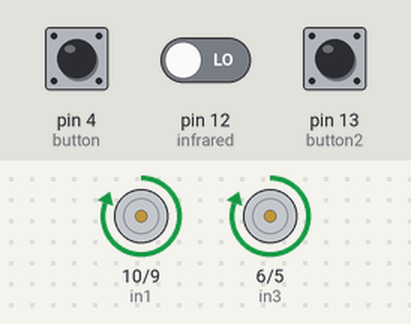
Recording of a sketch running on a simulated Arduino Uno, built with avr-gcc and run on an emulated ATmega328P. On the bench: motor-driver pin pairs drawn as motors (green arrow = first pin HIGH = forward, orange = second pin HIGH = backward, longer = more drive, scaled by the enable pin). Inputs (shaded band) come from the test bench; at power-on: pin 4 (button) LOW, pin 12 (infrared) LOW, pin 13 (button2) LOW. What the sketch prints to the serial monitor is not drawn.

Above: at 0.1 s.
At 2.1 s:
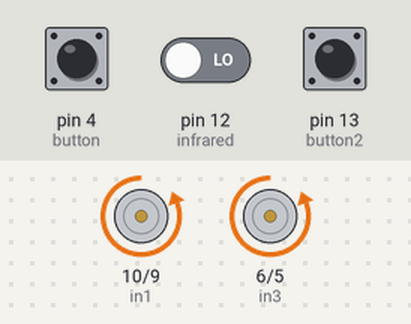
At 91.1 s:
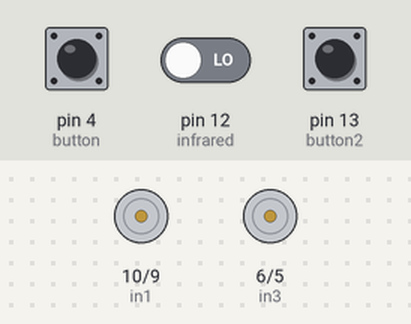
Timing chart, 0 to 92.6 s (numbered marks = the images above):
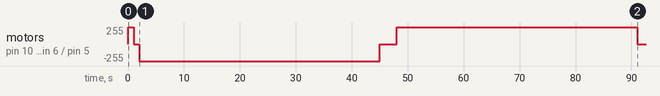

Measured:
- by itself, motor on pin 10 (in1) / pin 9 (in2), motor on pin 6 (in3) / pin 5 (in4): stopped → forward 255/255 at 0.00 s, → stopped 1.0 s later, → backward 255/255 1.0 s later, → stopped 43.0 s later, … (6 changes in this stretch)

The sketch:

sketch_oct28a_H_Bridge.ino
```cpp
#define enA 11
#define in1 10
#define in2 9


#define in3 6
#define in4 5
#define enB 3
#define button 4
#define button2 13

int count = 0;
char val;
boolean b = false;
String state1="1";


int infrared = 12 ;
int infrared2 = 7 ;

int rotDirection = 0;
int pressed = false;

void setup() {
  Serial.begin(9600);

  pinMode(infrared, INPUT);

  pinMode(enA, OUTPUT);
  pinMode(in1, OUTPUT);
  pinMode(in2, OUTPUT);

  pinMode(enB, OUTPUT);
  pinMode(in3, OUTPUT);
  pinMode(in4, OUTPUT);
  pinMode(button, INPUT);
  // Set initial rotation direction
    digitalWrite(in1, HIGH);
    digitalWrite(in2, LOW);

    digitalWrite(in3, HIGH);
    digitalWrite(in4, LOW);
}

void loop() {
  analogWrite(enA, 255); // Send PWM signal to L298N Enable pin
  analogWrite(enB, 255);

  //  Serial.println(infrared);
  //  Serial.print("\t");
  //  Serial.println(rotDirection);

  if (digitalRead(infrared) == HIGH && digitalRead(infrared2) == HIGH ) {  // If switch is ON,
    Serial.write(1);  // send 1 to Processing
    b = false;
  } else {                               // If the switch is not ON,
    Serial.write(0);               // send 0 to Processing
    b = true;
    count++;
    Serial.println(count);

  }

/////////////////////////////////////////////shop: have time to go inside
  if (b == true) {
    delay(1000);
    digitalWrite(in1, LOW);
    digitalWrite(in2, LOW);

    digitalWrite(in3, LOW);
    digitalWrite(in4, LOW);
    //count = 0;

  }

  else if (b == false) {
    digitalWrite(in1, LOW);
    digitalWrite(in2, LOW);

    digitalWrite(in3, LOW);
    digitalWrite(in4, LOW);
    count = 0;

  }
  //////////////////////////////////////////////going down
  if(count>=2&&count<45&&b==true){
    digitalWrite(in1, LOW);
    digitalWrite(in2, HIGH);

    digitalWrite(in3, LOW);
    digitalWrite(in4, HIGH);
    String state1="1";
    }
////////////////////////////////////////////////////stop
  if (count >= 45 && count <= 47 && state1=="1") {
    digitalWrite(in1, LOW);
    digitalWrite(in2, LOW);

    digitalWrite(in3, LOW);
    digitalWrite(in4, LOW);


  }
  /////////////////////////////////////////////going up
  if  (count > 47 && count <= 90 && state1 == "1") {

    digitalWrite(in1, HIGH);
    digitalWrite(in2, LOW);

    digitalWrite(in3, HIGH);
    digitalWrite(in4, LOW);
    String state1 = "2";

  }
 //////////////////////////////////////////////stop
  if (count > 90 && state1 == "2") {

    digitalWrite(in1, HIGH);
    digitalWrite(in2, HIGH);

    digitalWrite(in3, HIGH);
    digitalWrite(in4, HIGH);
  }


  // Read button  going up
  if (digitalRead(button) == true) {
    digitalWrite(in1, HIGH);
    digitalWrite(in2, LOW);

    digitalWrite(in3, HIGH);
    digitalWrite(in4, LOW);
  }
 // Read button  going down
  if (digitalRead(button2) == true) {
    digitalWrite(in1, LOW);
    digitalWrite(in2, HIGH);

    digitalWrite(in3, LOW);
    digitalWrite(in4, HIGH);
  }


}
```
